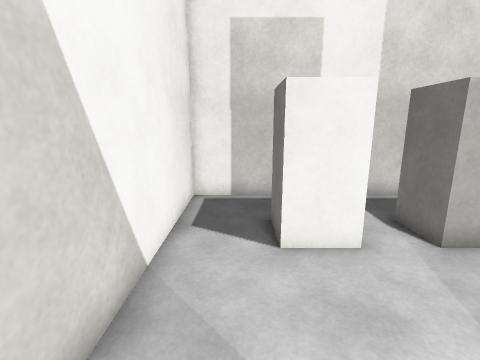
[1] (above)

12 first-person views from a walk through a Unity game level. The camera is 1.5 m above the floor, tilts 12° down and sees 85° across. The floor is counted in squares, 0.5 m on a side. Each view is taken from the middle of a square. On the plan, view 1 faces up. The plan holds only what a view shows up to about 19 squares ahead; the rest is blank. The place goes on beyond the plan. The player character is not drawn. Surface patterns are stand-ins for the level's own textures.

[2]
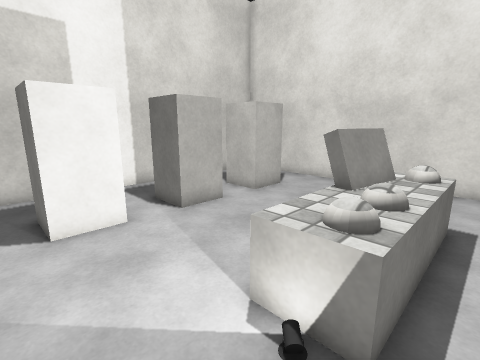

[3]
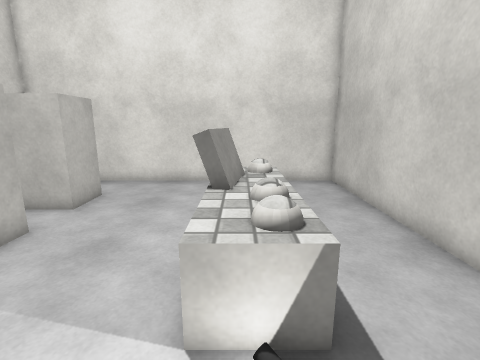

[4]
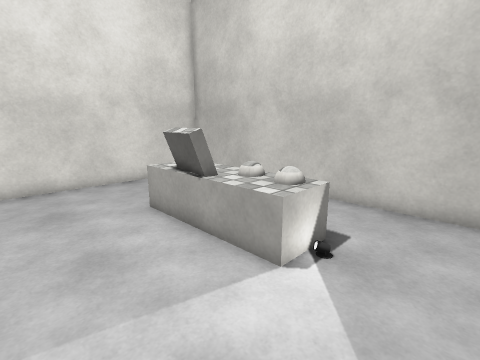

[5]
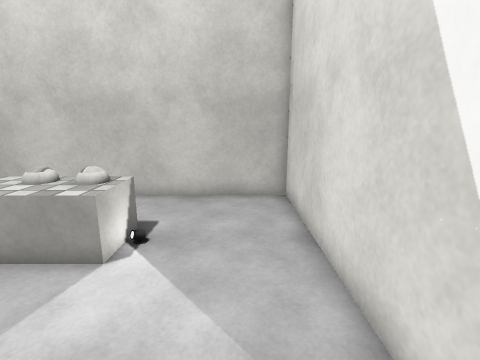

[6]
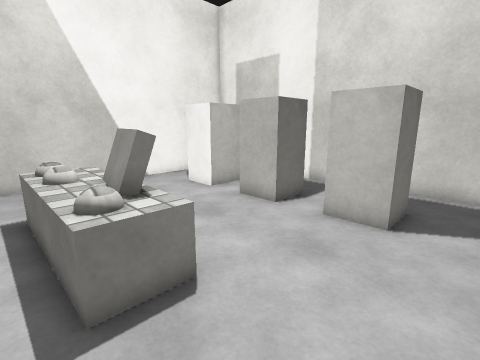

[7]
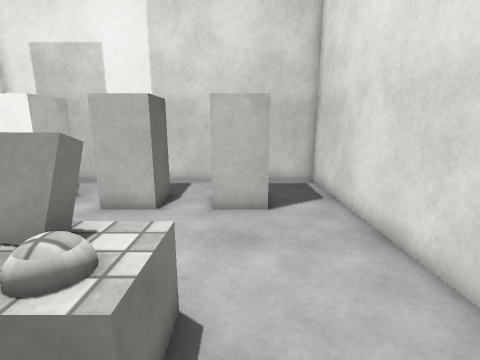

[8]
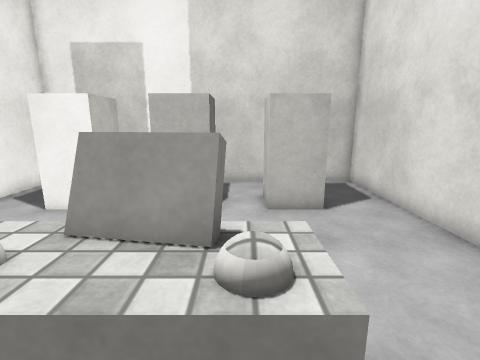

[9]
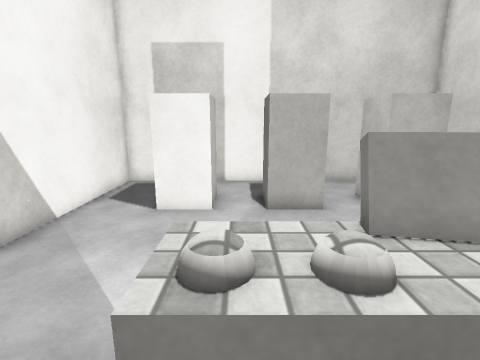

[10]
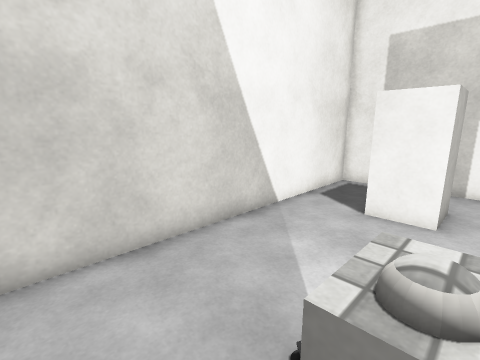

[11]
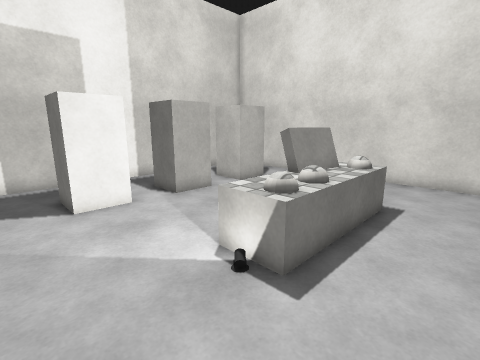

[12]
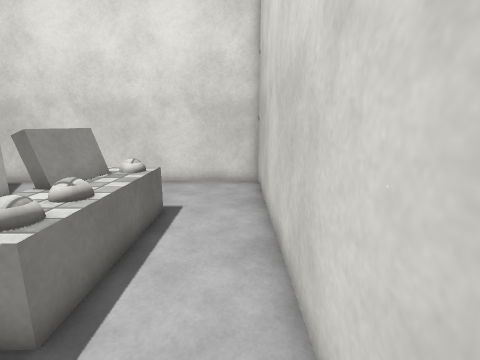

### Floor plan
Key: @ floor where view 1 was taken; # wall or solid block; . floor; = window, fence, low wall or low ledge; ^ raised ledge; O other object.
Columns run from 2 left of view 1 to 14 right of it. Each row starts with its distance up from view 1.
 11 #################
 10 #...............#
  9 #...............#
  8 #..O O.O O.O O..#
  7 #..O O.O O.O O..#
  6 #..OOO.OOO.OOO..#
  5 #...............#
  4 #...............#
  3 #...............#
  2 #...............#
  1 #....^^^==^.....#
  0 #.@..^OO^#O^....#
 -1 #....=OO^^O=....#
 -2 #...............#
 -3 #...............#
 -4 #...............#
 -5 #################

Positions as (right, up) in squares from view 1, and headings:
1: (0, 0), facing up
2: (0, -2), facing up-right
3: (0, 0), facing right
4: (0, 5), facing down-right
5: (0, 6), facing down
6: (13, -2), facing up-left
7: (10, -3), facing up
8: (8, -3), facing up
9: (4, -3), facing up
10: (4, -3), facing up-left
11: (-1, -4), facing up-right
12: (0, -4), facing right
